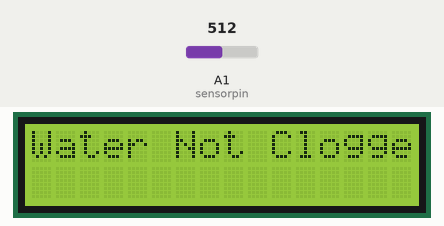
This sketch was run on a simulated Arduino Uno, built with avr-gcc and run on an emulated ATmega328P. Shown: 16×2 character LCD. The test bench sets the inputs (shaded band); at power-on: A1 (sensorpin) = 512. What the sketch prints to the serial monitor is not drawn.

Above: at 2.2 s.
2.3 s: A1 (sensorpin) set to 408
4.4 s: A1 (sensorpin) set to 392
At 5.4 s:
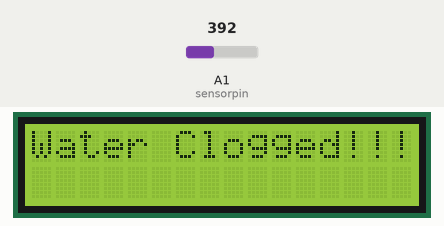
6.5 s: A1 (sensorpin) set to 410
At 8.8 s:
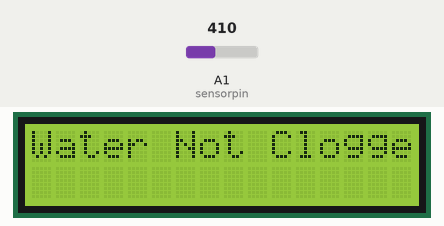
9.1 s: A1 (sensorpin) set to 390
At 9.5 s:
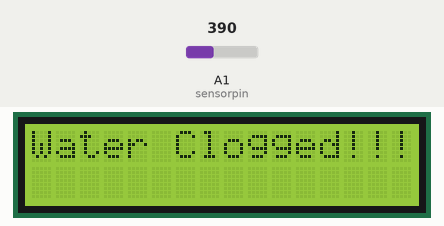
Timing chart, 0 to 12.1 s (numbered marks = the images above; inputs shaded):
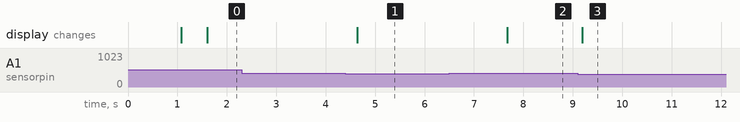

Measured:
- the behaviour switches between 401 and 400 on A1 (sensorpin) (found by bisection; images 0 and 1)
- after the input at 2.3 s, every drawn part: stays the same
- after the input at 4.4 s, the display: changes after 0.24 s (image 1)
- after the input at 6.5 s, the display: changes after 1.2 s (image 2)
- after the input at 9.1 s, the display: changes after 0.09 s (image 3)

The sketch:

Code002.ino
```cpp
/*this code exaplins the real time detection and display of water clog in appartment/houses
   Uses LCD and moisture sensor and monitors periodically
*/
#include <Wire.h>
#include <LiquidCrystal_PCF8574.h>
LiquidCrystal_PCF8574 lcd(0x27); // address of LCD, change to 0x3F if needed

#define sensorpin A1

void setup() {
  Serial.begin (9600);
  pinMode(sensorpin, OUTPUT);
  lcd.home();
  lcd.begin(16, 2);
  lcd.setBacklight(255);
  lcd.home();
  lcd.print("Hello ");
  delay(1000);
  lcd.clear();

}
void loop() {
  delay(500);
  int sensorValue = analogRead(sensorpin);
  Serial.println(sensorValue);
  if (sensorValue  <= 400) //change the value if necessary
  {
    lcd.setCursor(0, 0);
    lcd.print("Water Clogged!!!");
  }
  else
  {
    lcd.setCursor(0, 0);
    lcd.print("Water Not Clogged !!!");
  }

  delay(1000);
}
```
